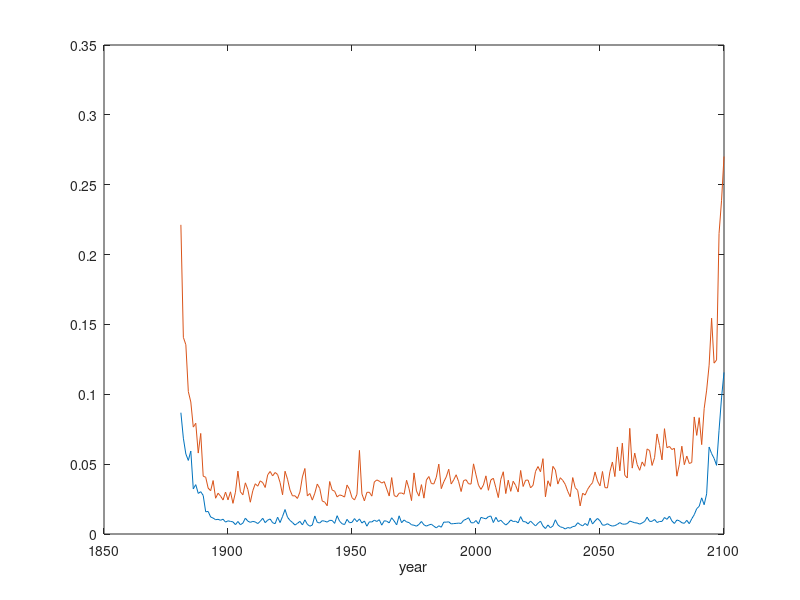
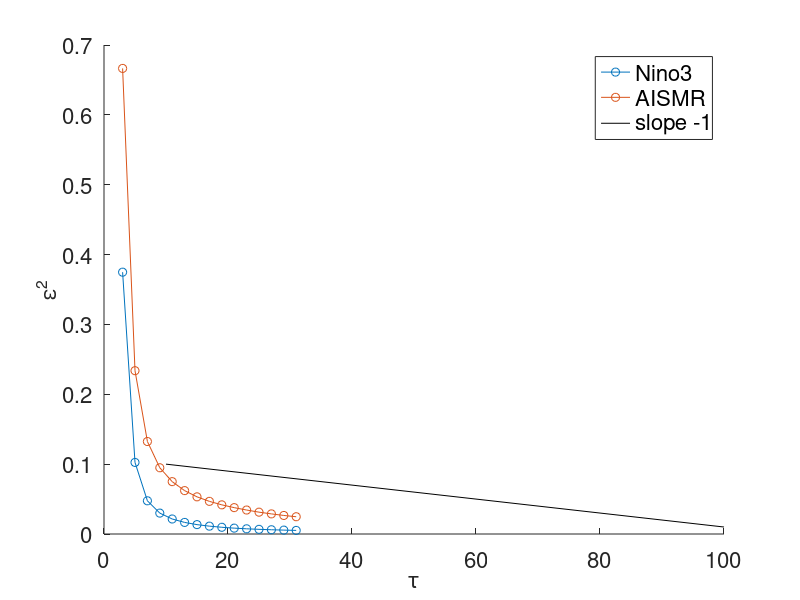

Here is the MATLAB script that generated these plots, in order:
% This code is shared as supporting material for the paper: 
% 
% "Sources of nonergodicity for teleconnections as cross-correlations" by
% Bodai, Lee, Aneesh
%
% specifically, for Figure 3 b. 

% Author: Tamas Bodai (bodai at pusan.ac.kr, bodait at yahoo.com)
% Date: 07.02.22. 


clear
close all

load ENSO_IM_teleco_11_aismr_nino3

% Sample values for tau
tau_vec = 3:2:31;
ntau = length(tau_vec);

doplot = 0;

wsm = 0; % which smoothing technique to apply; 1: movav alone, 0: movav & sgolay, or, sgolay meant with sg_ord > 1

% Realisations to keep 
r2k = [ 1:63]; % keep all

aismr = aismr(:,r2k);
nino3 = nino3(:,r2k);

sg_ord = 1;

nr = size(nino3,2); % number of realisations
ny = size(nino3,1); % * years
yr = 1880 + (1:ny); 

% Ensemble means
nino_ea = mean(nino3,2);
ismr_ea = mean(aismr,2);

% 20.07.21. The new loop
eps_n = zeros(1,ntau);
eps_a = zeros(1,ntau);
for i_tau = 1:ntau

ws = tau_vec(i_tau); 
b = (1/ws)*ones(1,ws);
ws2 = ws;
ws3 = ws2;

nino_sm = nino3*0;
ismr_sm = aismr*0;
if doplot
fh_ni = figure; hold on
fh_ai = figure; hold on
end
for i_r = 1:nr % when doplot=1, pick a realisation for looking at the result of smoothing
    i_r
% Copied from Reproduce_Kumar_1999_02.m 
nino = nino3(:,i_r)';
ismr = aismr(:,i_r)';

% Is there a need for moving average? Maybe not, but filtering twice gives
% a smoother signal.
nino_sg = sgolayfilt(nino, sg_ord, ws); 
ismr_sg = sgolayfilt(ismr, sg_ord, ws);
    % With sg_ord=1 e.g. nino_sg is the same as nino_ma, except that it
    % goes the full data span!!

nino_sg2 = sgolayfilt(nino_sg, sg_ord, ws2); % 22.01.21. ws -> ws2
ismr_sg2 = sgolayfilt(ismr_sg, sg_ord, ws2); % *

% Let's not use movav done by filter, only sgolay, so that we don't
% contract the data span
if     wsm 
    nino_sm(:,i_r) = nino_sg;
    ismr_sm(:,i_r) = ismr_sg;
else
    nino_sm(:,i_r) = nino_sg2;
    ismr_sm(:,i_r) = ismr_sg2;
end

end

% Low and high freq anomalies
nino_ano_lf = nino_sm - mean(nino_sm,2); 
nino_ano_hf = nino3   - nino_sm; 

ismr_ano_lf = ismr_sm - mean(ismr_sm,2); 
ismr_ano_hf = aismr   - ismr_sm;

% And the full anomalies
nino_ano_fu = nino3   - nino_ea; 
ismr_ano_fu = aismr   - ismr_ea;

eps_n_e = var(nino_ano_lf,[],2)./var(nino_ano_hf,[],2);
eps_a_e = var(ismr_ano_lf,[],2)./var(ismr_ano_hf,[],2);
eps_n(i_tau) = mean(eps_n_e(ws2:end-ws2));
eps_a(i_tau) = mean(eps_a_e(ws2:end-ws2));

if ws == 21
    figure; plot(yr,eps_n_e,yr,eps_a_e); 
    xlabel('year')
end
end

figure; hold on
%subplot(1,2,1); 
plot(tau_vec,eps_n,'o-')
%subplot(1,2,2); 
plot(tau_vec,eps_a,'o-')
plot([10 100],[0.1 0.01],'Color','k')
legend({'Nino3';'AISMR';'slope -1'})
xlabel('\tau')
ylabel('\epsilon^2')
set(findall(gcf,'-property','FontSize'),'FontSize',16)